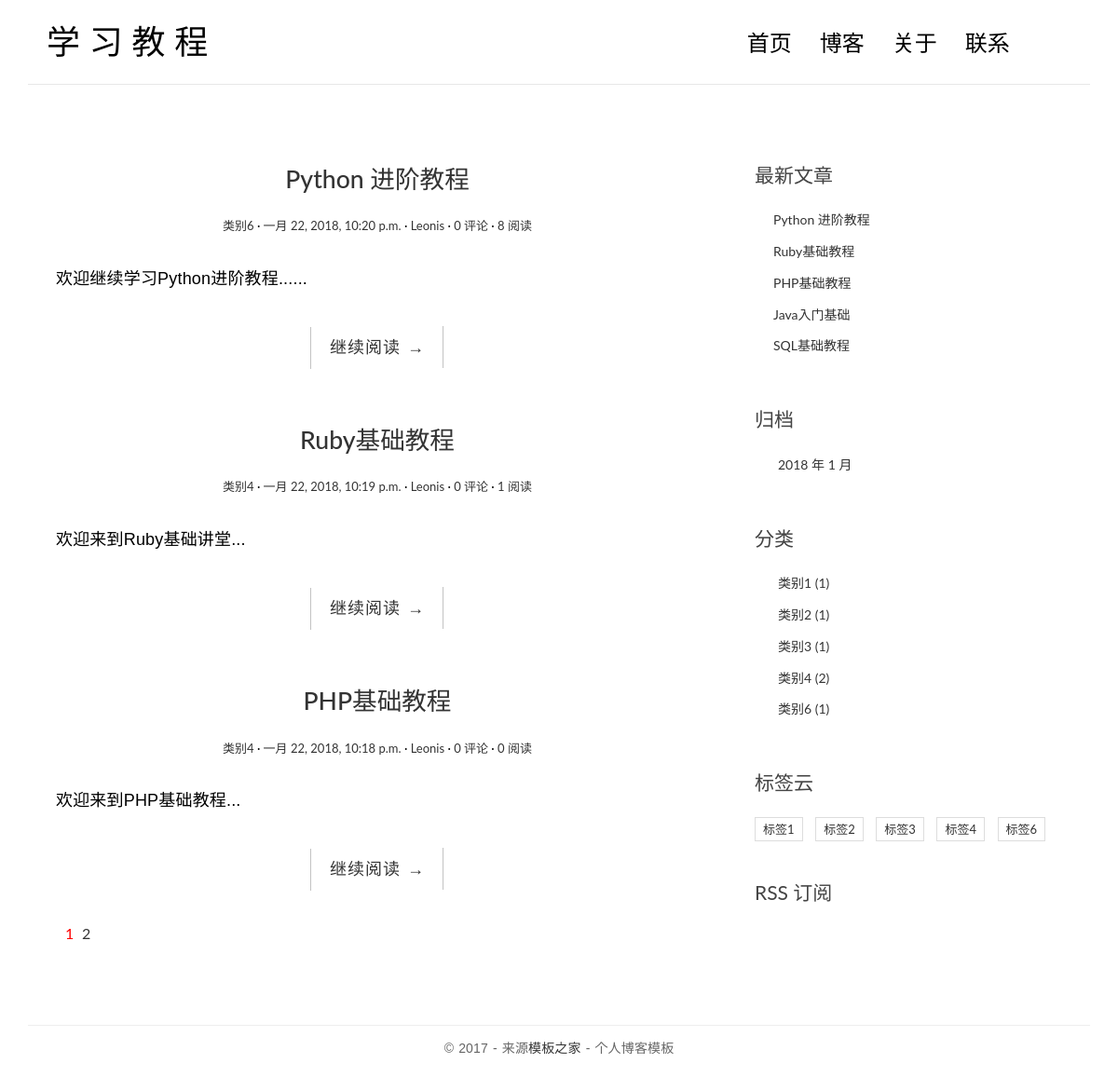
The page / on the database its author committed.
### blog/models.py (models this page shows, shortened)
class Post(models.Model):
    title = models.CharField(max_length=70)
    body = models.TextField()
    created_time = models.DateTimeField()
    modified_time = models.DateTimeField(auto_now_add=True)
    excerpt = models.CharField(max_length=200, blank=True)
    category = models.ForeignKey(Category)
    tags = models.ManyToManyField(Tag, blank=True)
    author = models.ForeignKey(User)
    views = models.PositiveIntegerField(default=0)
    def get_absolute_url(self):
        return reverse('blog:detail', kwargs={'pk': self.pk})
    class Meta:
        db_table = "post"
        ordering = ['-created_time']

class Category(models.Model):
    name = models.CharField(max_length=100)
    class Meta:
        db_table = "category"

class Tag(models.Model):
    name = models.CharField(max_length=100)
    class Meta:
        db_table = "tag"

### blog/views.py (the view, shortened to what this page needs)
# urls.py: url(r'^$', views.IndexView.as_view(), name='index'),
class IndexView(ListView):
    model = Post
    template_name = 'blog/index.html'
    context_object_name = 'post_list'
    paginate_by = 3
    def get_context_data(self, **kwargs):
        context = super(IndexView, self).get_context_data(**kwargs)
        paginator = context.get('paginator')
        page = context.get('page_obj')
        is_paginated = context.get('is_paginated')
        pagination_data = self.pagination_data(paginator, page, is_paginated)
        context.update(pagination_data)
        return context
    def pagination_data(self, paginator, page, is_paginated):
        if not is_paginated:
            return {}
        left = []
        right = []
        left_has_more = False
        right_has_more = False
        first = False
        last = False
        page_number = page.number
        total_pages = paginator.num_pages
        page_range = paginator.page_range
        if page_number == 1:
            right = page_range[page_number:page_number + 2]
            if right[-1] < total_pages - 1:
                right_has_more = True
            if right[-1] < total_pages:
                last = True
        elif page_number == total_pages:
            left = page_range[(page_number - 3) if (page_number - 3) > 0 else 0:page_number - 1]
            if left[0] > 2:
                left_has_more = True
            if left[0] > 1:
                first = True
        data = {
            'left': left,
            'right': right,
            'left_has_more': left_has_more,
            'right_has_more': right_has_more,
            'first': first,
            'last': last,
        }
        return data

### blog/templatetags/blog_tags.py (called while the page is built)
@register.simple_tag
def get_recent_posts(num=5):
    return Post.objects.all()[:num]

@register.simple_tag
def archives():
    return Post.objects.dates('created_time', 'month', order='DESC')

@register.simple_tag
def get_categories():
    return Category.objects.annotate(num_posts=Count('post')).filter(num_posts__gt=0)

@register.simple_tag
def get_tags():
    return Tag.objects.annotate(num_posts=Count('post')).filter(num_posts__gt=0)

### blog/templates/blog/index.html (shortened to what this page needs)
{% extends 'base.html' %}
{% block main %}
    {% for post in post_list %}
        <article class="post post-{{ post.pk }}">
            <header class="entry-header">
                <h1 class="entry-title">
                    <a href="{{ post.get_absolute_url }}">{{ post.title }}</a>
                </h1>
                <div class="entry-meta">
                    <span class="post-category">
                        <a href="{% url 'blog:category' post.category.pk %}">{{ post.category.name }}</a></span>
                    <span class="post-date"><a href="#"><time class="entry-date"
                                                              datetime="{{ post.created_time }}">{{ post.created_time }}</time></a></span>
                    <span class="post-author"><a href="#">{{ post.author }}</a></span>
                    <span class="comments-link">
                        <a href="{{ post.get_absolute_url }}#comment-area">{{ post.comment_set.count }} 评论</a></span>
                    <span class="views-count"><a href="{{ post.get_absolute_url }}">{{ post.views }} 阅读</a></span>
                </div>
            </header>
            <div class="entry-content clearfix">
                <p>{{ post.excerpt }}...</p>
                <div class="read-more cl-effect-14">
                    <a href="{{ post.get_absolute_url }}" class="more-link">继续阅读 <span class="meta-nav">→</span></a>
                </div>
            </div>
        </article>
    {% empty %}
        <div class="no-post">暂时还没有发布的文章！</div>
    {% endfor %}
    {% if is_paginated %}
        <div class="pagination">
            <ul>
                <li class="current"><a href="?page={{ page_obj.number }}">{{ page_obj.number }}</a></li>
                {% if right %}
                    {% for i in right %}
                        <li><a href="?page={{ i }}">{{ i }}</a></li>
                    {% endfor %}
                {% endif %}
            </ul>
        </div>
    {% endif %}
{% endblock main %}

### blog/templates/base.html (shortened to what this page needs)
{% load staticfiles %}
{% load blog_tags %}
<!DOCTYPE html>
<html>
<head>
    <link rel="stylesheet" href="http://code.ionicframework.com/ionicons/2.0.1/css/ionicons.min.css">
    <link href="https://cdn.bootcss.com/bootstrap/3.3.7/css/bootstrap.min.css" rel="stylesheet">
    <link rel="stylesheet" href="{% static 'blog/css/pace.css' %}">
    <link rel="stylesheet" href="{% static 'blog/css/custom.css' %}">
    <link rel="stylesheet" href="{% static 'blog/css/highlights/github.css' %}">
</head>
<body>
<div class="container">
    <header id="site-header">
        <div class="row">
            <div class="col-md-4 col-sm-5 col-xs-8">
                <div class="logo">
                    <h1><a href="{% url 'blog:index' %}">学 习 教 程</a></h1>
                </div>
            </div>
            <div class="col-md-8 col-sm-7 col-xs-4">
                <nav class="main-nav" role="navigation">
                    <div class="collapse navbar-collapse" id="bs-example-navbar-collapse-1">
                        <ul class="nav navbar-nav navbar-right">
                            <li class="cl-effect-11"><a href="{% url 'blog:index' %}" data-hover="首页">首页</a></li>
                            <li class="cl-effect-11"><a href="{% url 'blog:index' %}" data-hover="博客">博客</a></li>
                            <li class="cl-effect-11"><a href="{% url 'blog:about' %}" data-hover="关于">关于</a></li>
                            <li class="cl-effect-11"><a href="#" data-hover="联系">联系</a></li>
                        </ul>
                    </div>
                </nav>
            </div>
        </div>
    </header>
</div>
<div class="content-body">
    <div class="container">
        <div class="row">
            <main class="col-md-8">
                {% block main %}
                {% endblock main %}
            </main>
            <aside class="col-md-4">
                <div class="widget widget-recent-posts">
                    <h3 class="widget-title">最新文章</h3>
                    {% get_recent_posts as recent_post_list %}
                    <ul>
                        {% for post in recent_post_list %}
                            <li>
                                <a href="{{ post.get_absolute_url }}">{{ post.title }}</a>
                            </li>
                        {% empty %}
                            暂无文章！
                        {% endfor %}
                    </ul>
                </div>
                <div class="widget widget-archives">
                    <h3 class="widget-title">归档</h3>
                    {% archives as date_list %}
                    <ul>
                        {% for date in date_list %}
                            <li>
                                <a href="{% url 'blog:archives' date.year date.month %}">{{ date.year }}
                                    年 {{ date.month }} 月</a>
                            </li>
                        {% empty %}
                            暂无归档！
                        {% endfor %}
                    </ul>
                </div>
                <div class="widget widget-category">
                    <h3 class="widget-title">分类</h3>
                    {% get_categories as category_list %}
                    <ul>
                        {% for category in category_list %}
                            <li>
                                <a href="{% url 'blog:category' category.pk %}">{{ category.name }}
                                    <span class="post-count">({{ category.num_posts }})</span></a>
                            </li>
                        {% empty %}
                            暂无分类！
                        {% endfor %}
                    </ul>
                </div>
                <div class="widget widget-tag-cloud">
                    <h3 class="widget-title">标签云</h3>
                    {% get_tags as tag_list %}
                    <ul>
                        {% for tag in tag_list %}
                            <li>
                                <a href="{% url 'blog:tag' tag.pk %}">{{ tag.name }}</a>
                            </li>
                        {% empty %}
                            暂无标签！
                        {% endfor %}
                    </ul>
                </div>
                <div class="rss">
                    <a href="{% url 'rss' %}"> RSS 订阅</a>
                </div>
            </aside>
        </div>
    </div>
</div>
<footer id="site-footer">
    <div class="container">
        <div class="row">
            <div class="col-md-12">
                <p class="copyright">&copy 2017 - 来源<a href="http://www.cssmoban.com/" target="_blank" title="模板之家">模板之家</a>
                    - 个人博客模板<a href="#" title="网页模板" target="_blank"></a>
                </p>
            </div>
        </div>
    </div>
</footer>
</body>
</html>

### blog/static/blog/css/custom.css (style rules this page uses)
* { outline: none; }
h1, h2, h3, h4, h5, h6 { margin-top: 0; }
a { color: #333; }
body { color: #444; font-family: 'Lato', sans-serif; }
p { font-family: 'Ubuntu', sans-serif; font-weight: 400; word-spacing: 1px; letter-spacing: 0.01em; }
#site-header { background-color: #FFF; padding: 25px 20px; margin-bottom: 40px; border-bottom: 1px solid #e7e7e7; }
.logo h1 a { color: #000; }
.logo h1 { margin: 0; font-family: 'Lato', sans-serif; font-weight: 300; }
.main-nav { margin-top: 11px; max-width: 95%; }
.main-nav a { color: #000000 !important; padding: 0 0 5px 0 !important; margin-right: 30px; font-family: 'Lato', sans-serif; font-weight: 300; font-size: 24px; }
.cl-effect-11 a { padding: 10px 0; color: #0972b4; text-shadow: none; }
.cl-effect-11 a::before { position: absolute; top: 0; left: 0; overflow: hidden; padding: 0 0 5px 0 !important; max-width: 0; border-bottom: 1px solid #000; color: #000; content: attr(data-hover); white-space: nowrap; -webkit-transition: max-width 0.5s; -moz-transition: max-width 0.5s; transition: max-width 0.5s; }
.content-body { padding-bottom: 4em; }
.post { background: #fff; padding: 30px 30px 0; }
.entry-title { text-align: center; font-size: 1.9em; margin-bottom: 20px; line-height: 1.6; padding: 10px 20px 0; }
.entry-meta { text-align: center; color: #DDDDDD; font-size: 13px; margin-bottom: 30px; }
.entry-content { font-size: 18px; line-height: 1.9; font-weight: 300; color: #000; }
.post-category::after, .post-date::after, .post-author::after, .comments-link::after { content: ' ·'; color: #000; }
.read-more { font-family: 'Ubuntu', sans-serif; font-weight: 400; word-spacing: 1px; letter-spacing: 0.01em; text-align: center; margin-top: 20px; }
.cl-effect-14 a { padding: 0 20px; height: 45px; line-height: 45px; position: relative; display: inline-block; margin: 15px 25px; letter-spacing: 1px; font-weight: 400; text-shadow: 0 0 1px rgba(255, 255, 255, 0.3); }
.cl-effect-14 a::before, .cl-effect-14 a::after { position: absolute; width: 45px; height: 1px; background: #C3C3C3; content: ''; -webkit-transition: all 0.3s; -moz-transition: all 0.3s; transition: all 0.3s; pointer-events: none; }
.cl-effect-14 a::before { top: 0; left: 0; -webkit-transform: rotate(90deg); -moz-transform: rotate(90deg); transform: rotate(90deg); -webkit-transform-origin: 0 0; -moz-transform-origin: 0 0; transform-origin: 0 0; }
.cl-effect-14 a::after { right: 0; bottom: 0; -webkit-transform: rotate(90deg); -moz-transform: rotate(90deg); transform: rotate(90deg); -webkit-transform-origin: 100% 0; -moz-transform-origin: 100% 0; transform-origin: 100% 0; }
.widget { background: #fff; padding: 30px 0 0; }
.widget-title { font-size: 1.5em; margin-bottom: 20px; line-height: 1.6; padding: 10px 0 0; font-weight: 400; }
.widget-recent-posts ul { padding: 0; margin: 0; padding-left: 20px; }
.widget-recent-posts ul li { list-style-type: none; position: relative; line-height: 170%; margin-bottom: 10px; }
.widget-recent-posts ul li::before { content: '\f3d3'; font-family: "Ionicons"; position: absolute; left: -17px; top: 3px; font-size: 16px; color: #000; }
.widget-archives ul { padding: 0; margin: 0; padding-left: 25px; }
.widget-archives ul li { list-style-type: none; position: relative; line-height: 170%; margin-bottom: 10px; }
.widget-archives ul li::before { content: '\f3f3'; font-family: "Ionicons"; position: absolute; left: -25px; top: 1px; font-size: 16px; color: #000; }
.widget-category ul { padding: 0; margin: 0; padding-left: 25px; }
.widget-category ul li { list-style-type: none; position: relative; line-height: 170%; margin-bottom: 10px; }
.widget-category ul li::before { content: '\f3fe'; font-family: "Ionicons"; position: absolute; left: -25px; top: 1px; font-size: 18px; color: #000; }
.widget-tag-cloud ul { padding: 0; margin: 0; margin-right: -10px; }
.widget-tag-cloud ul li { list-style-type: none; font-size: 13px; display: inline-block; margin-right: 10px; margin-bottom: 10px; padding: 3px 8px; border: 1px solid #ddd; }
.rss { font-size: 21px; margin-top: 30px; }
.rss a { color: #444; }
#site-footer { padding-top: 10px; padding: 0 0 1.5em 0; }
.copyright { text-align: center; padding-top: 1em; margin: 0; border-top: 1px solid #eee; color: #666; }
.pagination ul { list-style: none; }
.pagination ul li { display: inline-block; font-size: 16px; margin-right: 5px; }
.current a { color: red; }

### rows shown on the page
Post: title "Python 进阶教程", category.name "类别6", created_time "一月 22, 2018, 10:20 p.m.", author "Leonis", comment_set.count "0", views "8", excerpt "欢迎继续学习Python进阶教程..."
Post: title "Ruby基础教程", category.name "类别4", created_time "一月 22, 2018, 10:19 p.m.", author "Leonis", comment_set.count "0", views "1", excerpt "欢迎来到Ruby基础讲堂"
Post: title "PHP基础教程", category.name "类别4", created_time "一月 22, 2018, 10:18 p.m.", author "Leonis", comment_set.count "0", views "0", excerpt "欢迎来到PHP基础教程"
Post: title "Java入门基础"
Post: title "SQL基础教程"
Category: name "类别1", num_posts "1"
Category: name "类别2", num_posts "1"
Category: name "类别3", num_posts "1"
Category: name "类别4", num_posts "2"
Category: name "类别6", num_posts "1"
Tag: name "标签1"
Tag: name "标签2"
Tag: name "标签3"
Tag: name "标签4"
Tag: name "标签6"

### other values the page prints
{{ page_obj.number }} "1"
{{ i }} "2"
{{ date.year }} "2018"
{{ date.month }} "1"
